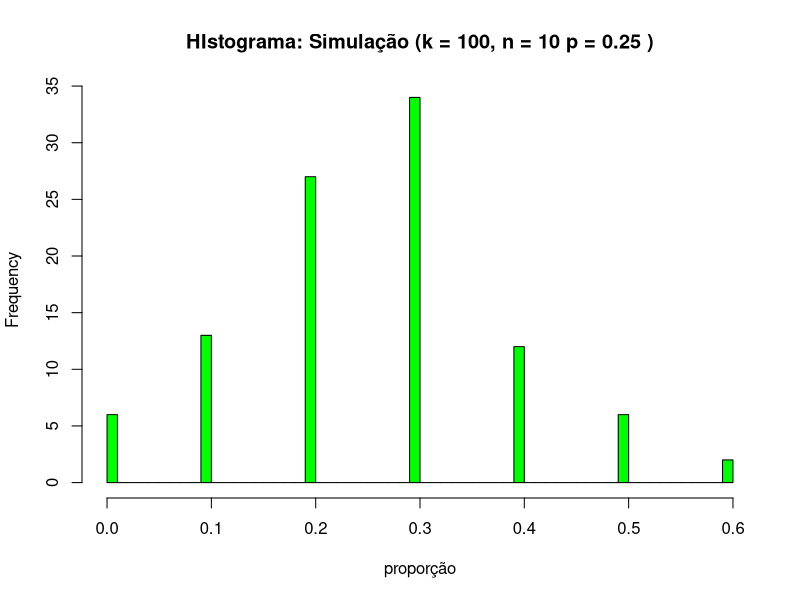
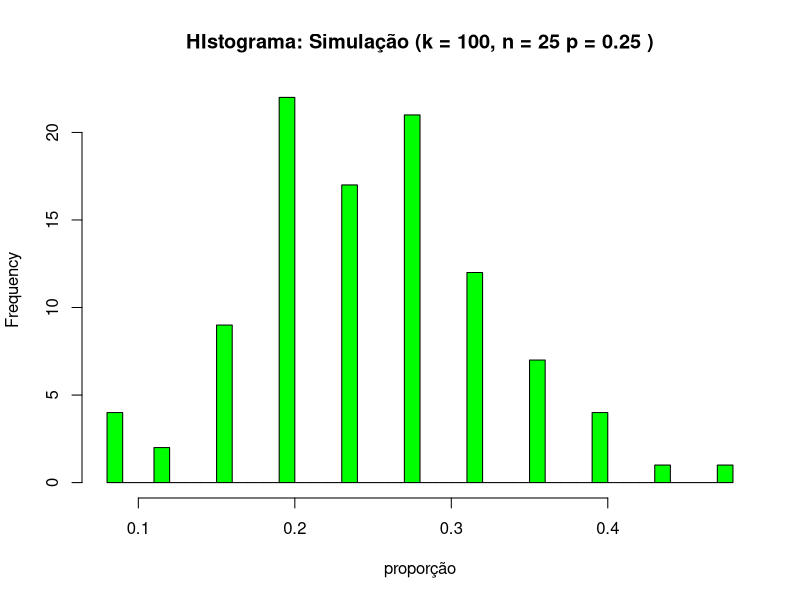
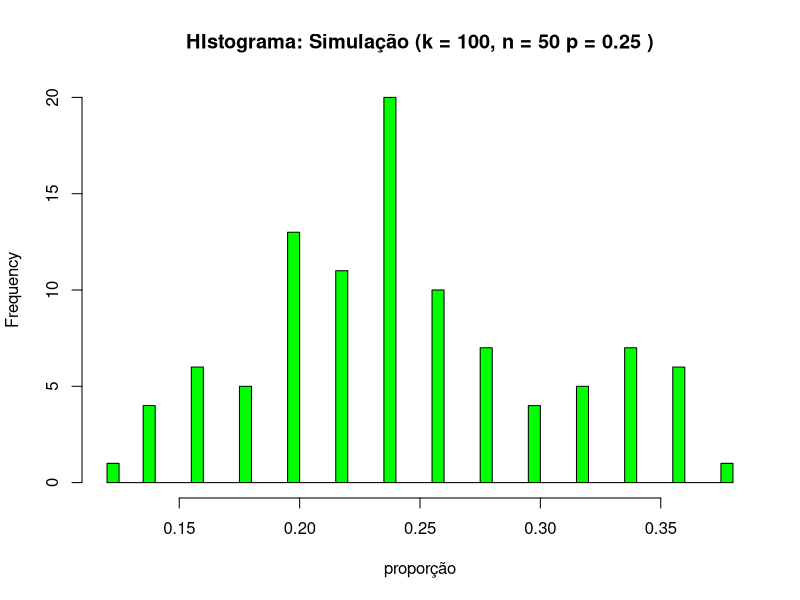
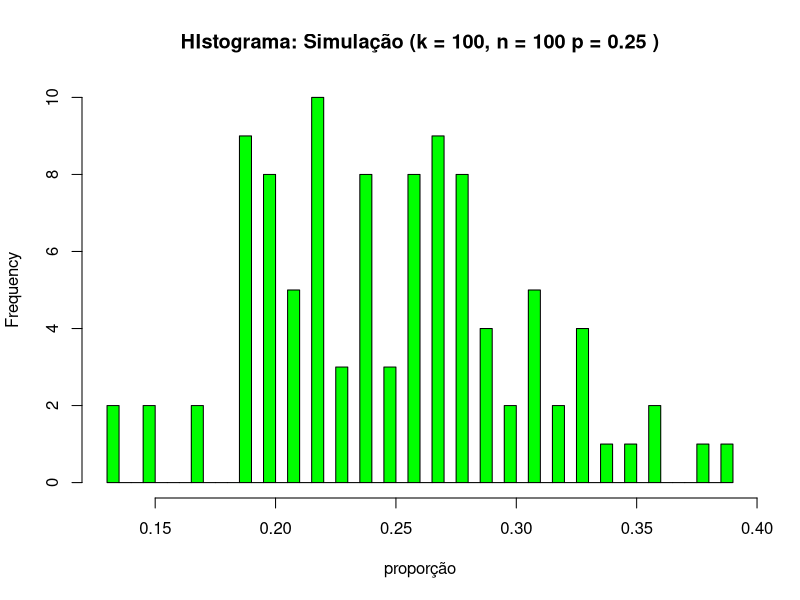
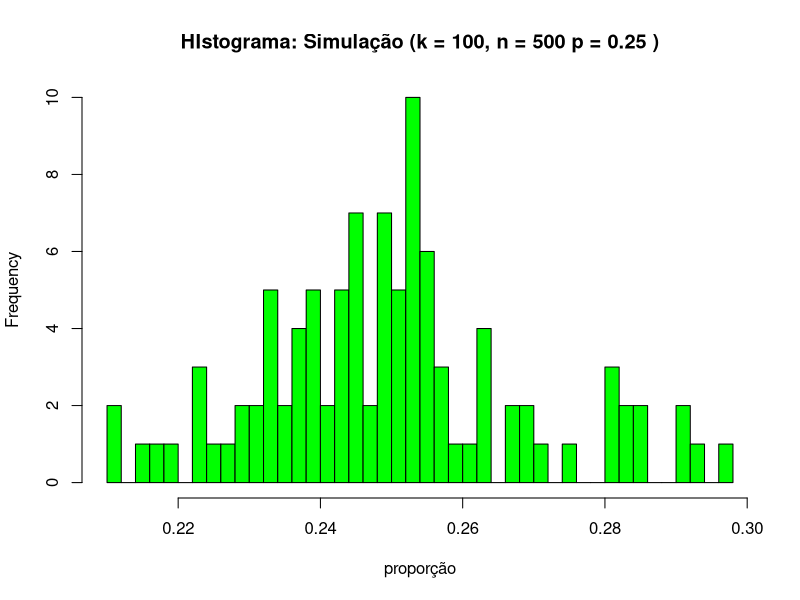
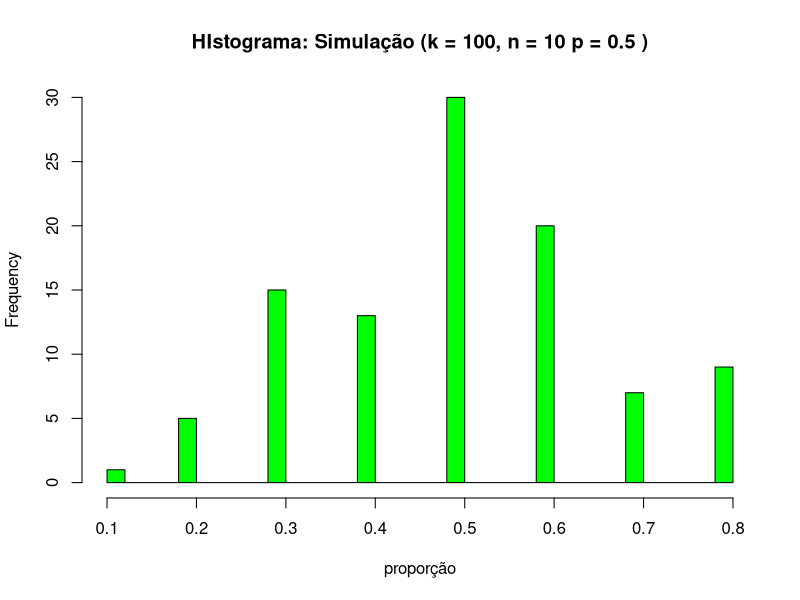
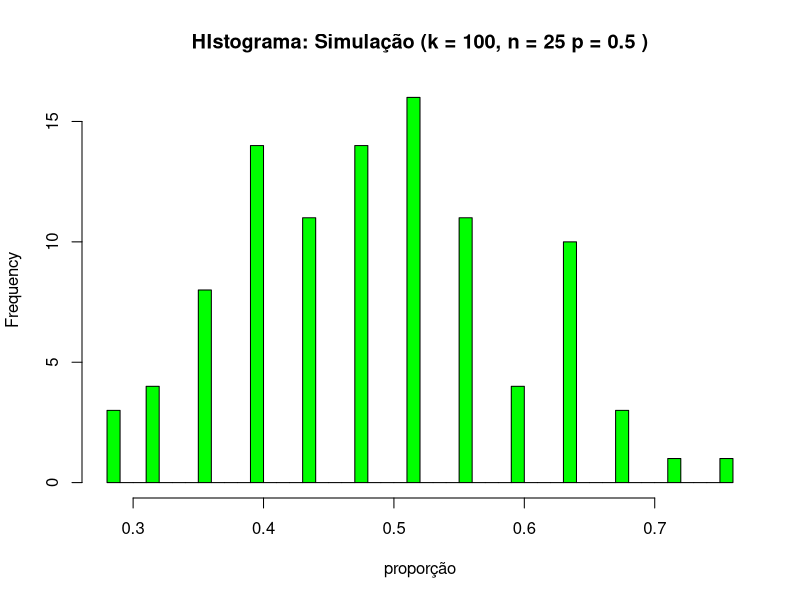
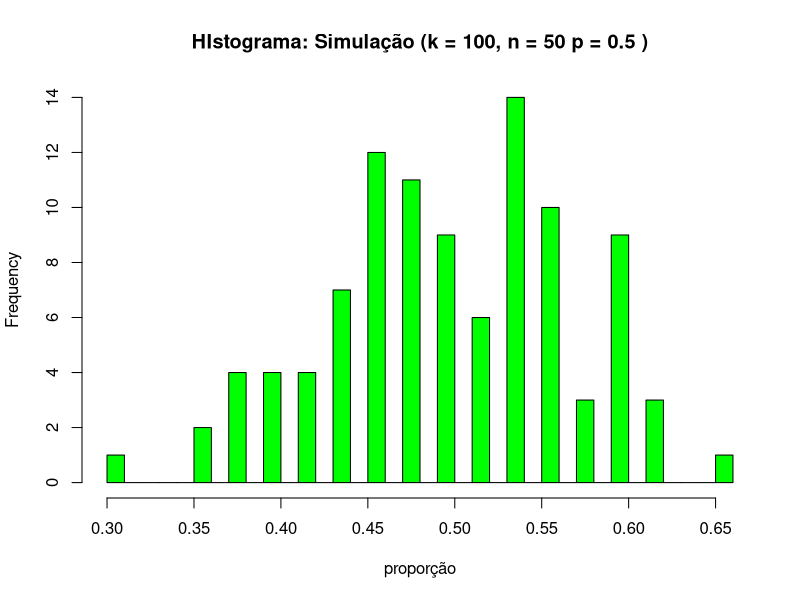

The R script that drew these images, in order:
## ---- chunk 1

moeda <- function(p){
  x <- runif(1)
  if(x < p){
    1
  } else{
    0
  }
}

## ---- chunk 2
res <- NULL

moedas <- function(n, p){
    for(i in 1:n){
      res[i] <- moeda(p)
    }
  res
}
## ---- chunk 3
proporcao <- function(resultados){
  sum(resultados == 1)/length(resultados)
}
## ---- chunk 4
prop <- NULL
simulacao <- function(k, n, p){
  for(i in 1:k){
    resultados <- moedas(n,p)
    prop[i] <- proporcao(resultados)
  }
  prop
}
## ---- chunk 5
histograma <- function(k, n, p){
  hist(simulacao(k, n, p), main = paste("HIstograma: Simulação (k = 100, n =",n,"p =",p,")"), xlab = "proporção", breaks=50, col="green")
}

for(i in c(10, 25, 50, 100, 500)){
  histograma(100, i, 0.25)
}
## ---- chunk 6
for(i in c(10, 25, 50, 100, 500)){
  histograma(100, i, 0.5)
}
## ---- chunk 7
for(i in c(10, 25, 50, 100, 500)){
  histograma(100, i, 0.75)
}
